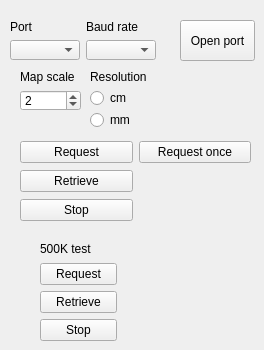
    <widget class="QWidget" name="tab">
     <attribute name="title">
      <string>LRF</string>
     </attribute>
     <widget class="QPushButton" name="pushButton_lrf_open">
      <property name="geometry">
       <rect>
        <x>180</x>
        <y>20</y>
        <width>75</width>
        <height>41</height>
       </rect>
      </property>
      <property name="text">
       <string>Open port</string>
      </property>
     </widget>
     <widget class="QWidget" name="layoutWidget">
      <property name="geometry">
       <rect>
        <x>10</x>
        <y>20</y>
        <width>146</width>
        <height>40</height>
       </rect>
      </property>
      <layout class="QGridLayout" name="gridLayout">
       <item row="0" column="0">
        <widget class="QLabel" name="label">
         <property name="text">
          <string>Port</string>
         </property>
        </widget>
       </item>
       <item row="0" column="1">
        <widget class="QLabel" name="label_2">
         <property name="text">
          <string>Baud rate</string>
         </property>
        </widget>
       </item>
       <item row="1" column="0">
        <widget class="QComboBox" name="comboBox_lrf_com"/>
       </item>
       <item row="1" column="1">
        <widget class="QComboBox" name="comboBox_lrf_baudRate"/>
       </item>
      </layout>
     </widget>
     <widget class="QWidget" name="layoutWidget">
      <property name="geometry">
       <rect>
        <x>20</x>
        <y>70</y>
        <width>61</width>
        <height>41</height>
       </rect>
      </property>
      <layout class="QGridLayout" name="gridLayout_3">
       <item row="1" column="0">
        <widget class="QSpinBox" name="spinBox_lrf_scale">
         <property name="value">
          <number>2</number>
         </property>
        </widget>
       </item>
       <item row="0" column="0">
        <widget class="QLabel" name="label_4">
         <property name="text">
          <string>Map scale</string>
         </property>
        </widget>
       </item>
      </layout>
     </widget>
     <widget class="QWidget" name="layoutWidget">
      <property name="geometry">
       <rect>
        <x>90</x>
        <y>70</y>
        <width>61</width>
        <height>58</height>
       </rect>
      </property>
      <layout class="QGridLayout" name="gridLayout_4">
       <item row="1" column="0">
        <widget class="QRadioButton" name="radioButton_lrf_res_cm">
         <property name="text">
          <string>cm</string>
         </property>
        </widget>
       </item>
       <item row="2" column="0">
        <widget class="QRadioButton" name="radioButton_lrf_res_mm">
         <property name="text">
          <string>mm</string>
         </property>
        </widget>
       </item>
       <item row="0" column="0">
        <widget class="QLabel" name="label_5">
         <property name="text">
          <string>Resolution</string>
         </property>
        </widget>
       </item>
      </layout>
     </widget>
     <widget class="QWidget" name="layoutWidget">
      <property name="geometry">
       <rect>
        <x>40</x>
        <y>240</y>
        <width>77</width>
        <height>101</height>
       </rect>
      </property>
      <layout class="QGridLayout" name="gridLayout_12">
       <item row="0" column="0">
        <widget class="QLabel" name="label_23">
         <property name="text">
          <string>500K test</string>
         </property>
        </widget>
       </item>
       <item row="1" column="0">
        <widget class="QPushButton" name="pushButton_lrf_request_2">
         <property name="text">
          <string>Request</string>
         </property>
        </widget>
       </item>
       <item row="2" column="0">
        <widget class="QPushButton" name="pushButton_lrf_retrieve_2">
         <property name="text">
          <string>Retrieve</string>
         </property>
        </widget>
       </item>
       <item row="3" column="0">
        <widget class="QPushButton" name="pushButton_lrf_stop_2">
         <property name="text">
          <string>Stop</string>
         </property>
        </widget>
       </item>
      </layout>
     </widget>
     <widget class="QWidget" name="layoutWidget">
      <property name="geometry">
       <rect>
        <x>20</x>
        <y>140</y>
        <width>231</width>
        <height>83</height>
       </rect>
      </property>
      <layout class="QGridLayout" name="gridLayout_13">
       <item row="0" column="1">
        <widget class="QPushButton" name="pushButton_lrf_request_ONCE">
         <property name="text">
          <string>Request once</string>
         </property>
        </widget>
       </item>
       <item row="2" column="0">
        <widget class="QPushButton" name="pushButton_lrf_stop">
         <property name="text">
          <string>Stop</string>
         </property>
        </widget>
       </item>
       <item row="1" column="0">
        <widget class="QPushButton" name="pushButton_lrf_retrieve">
         <property name="text">
          <string>Retrieve</string>
         </property>
        </widget>
       </item>
       <item row="0" column="0">
        <widget class="QPushButton" name="pushButton_lrf_request">
         <property name="text">
          <string>Request</string>
         </property>
        </widget>
       </item>
      </layout>
     </widget>
    </widget>
